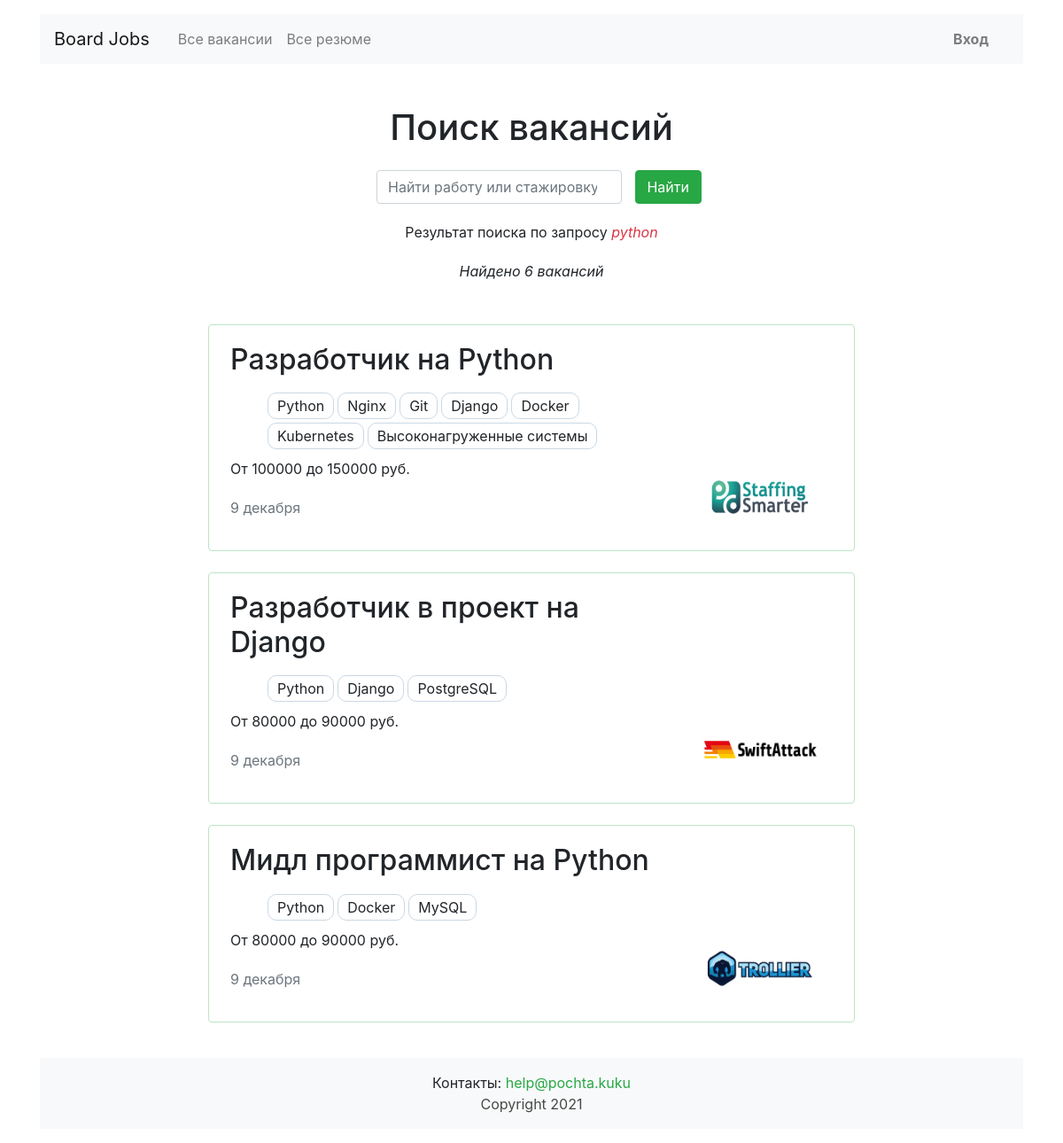
The app's page /search?s=python with its own data.
### vacancies/models.py (models this page shows, shortened)
class Vacancy(models.Model):
    title = models.CharField("название вакансии", max_length=100, db_index=True)
    skills = models.CharField("навыки", max_length=500)
    description = models.TextField("описание вакансии", max_length=10000, db_index=True)
    salary_min = models.IntegerField("зарплата от")
    salary_max = models.IntegerField("зарплата до")
    published_at = models.DateField("опубликовано", auto_now_add=True)
    company = models.ForeignKey(Company,
                                on_delete=models.CASCADE, related_name="vacancies", verbose_name="компания")
    specialty = models.ForeignKey(Specialty,
                                  on_delete=models.PROTECT, related_name="vacancies", verbose_name="специализация")
    class Meta:
        verbose_name = "вакансия"
        verbose_name_plural = "вакансии"
        ordering = ['id']

class Company(models.Model):
    class EmployeeCount(models.IntegerChoices):
        c_0000_0015 = 1, ('0-15')
        c_0015_0100 = 2, ('15-100')
        c_0100_0500 = 3, ('100-500')
        c_0500_1000 = 4, ('500-1000')
        c_1000_9999 = 5, ('> 1000')
    name = models.CharField("название", max_length=100)
    location = models.CharField("город", max_length=25)
    description = models.TextField("информация о компании", max_length=5000)
    employee_count = models.IntegerField("количество сотрудников", choices=EmployeeCount.choices)
    logo = models.ImageField("логотип", upload_to=MEDIA_COMPANY_IMAGE_DIR)
    owner = models.OneToOneField(User, on_delete=models.CASCADE, related_name="owner_user", verbose_name="owner_id")
    class Meta:
        verbose_name = "компания"
        verbose_name_plural = "компании"

### vacancies/views.py (the view)
# urls.py: path('search', SearchView.as_view(), name='search'),
class SearchView(VacanciesView):
    template_name = 'vacancies/search.html'
    def get_queryset(self):
        request_user = self.request.GET.get('s')
        return self.model.objects.select_related('company').filter(
            Q(title__icontains=request_user) | Q(description__icontains=request_user),
        )
    def get_context_data(self, **kwargs):
        context = super(SearchView, self).get_context_data(**kwargs)
        context['s'] = self.request.GET.get('s')
        context['vacancies_count'] = context['paginator'].count
        return context

### vacancies/templatetags/my_filters.py (called while the page is built)
@register.filter()
def ru_pluralize(number: Union[int, str], arg: str = 'текст, тексты, текстов'):
    nominative_singular, nominative_plural, genitive_plural = arg.split(', ')
    number = abs(int(number))
    if (number % 10) == 1 and number % 100 != 11:
        return f'{number} {nominative_singular}'
    elif 2 <= number % 10 <= 4 and number // 10 % 10 != 1:
        return f'{number} {nominative_plural}'
    else:
        return f'{number} {genitive_plural}'

@register.filter()
def list_li(tags_str):
    tags_str = str(tags_str)
    tags_str = tags_str.split(',')
    tags = '</li><li>'.join(tags_str)
    return f'<li>{tags}</li>'

### vacancies/views.py (called while the page is built)
    def get_context_data(self, **kwargs):
        context = super(VacanciesView, self).get_context_data(**kwargs)
        context['vacancies_count'] = Vacancy.objects.count()
        return context

### vacancies/templates/vacancies/search.html (shortened to what this page needs)
{% extends 'vacancies/base.html' %}
{% load bootstrap_pagination %}
{% load my_filters %}
{% block container %}
    <main class="container mt-3">
        <section>
            <h1 class="h1 text-center mt-5 mb-4">Поиск вакансий</h1>
            <div class="row">
                <div class="col-md-7 col-lg-5 col-xl-4 col-sm-8 mx-auto">
                    <form class="form-inline mb-3" enctype="multipart/form-data" action="{% url 'search' %}">
                        <div class="form-group col-8 col-md-10 pl-0">
                            <input class="form-control w-100" type="search" placeholder="Найти работу или стажировку"
                                   aria-label="Найти работу или стажировку" name="s">
                        </div>
                        <div class="form-group col-4 col-md-2 pl-0">
                            <button class="btn btn-success w-100" type="submit">Найти</button>
                        </div>
                    </form>
                </div>
            </div>
            {% if s %}
                <p class="text-center pt-1">Результат поиска по запросу <span class="text-danger"><em>{{ s }}</em></span>
                </p>
                <p class="text-center pt-1">
                    <em>Найдено {{ vacancies_count|ru_pluralize:'вакансия, вакансии, вакансий' }}</em></p>
                {% else %}
                <p class="text-center pt-1">Вы ничего не ввели. Показываю все вакансии</p>
            {% endif %}
            <div class="row mt-5">
                <div class="col-12 col-lg-8 offset-lg-2 m-auto">
                    {% for vacancy in vacancies %}
                        <div class="card mb-4">
                            <div class="card-body px-4">
                                <div class="row">
                                    <div class="col-12 col-md-8 col-lg-9">
                                        <h2 class="h2-name h2 pb-2"><a
                                                href="{% url 'vacancy' vacancy.id %}">{{ vacancy.title }}</a></h2>
                                        <ul class="mb-2 ul_skills">{{ vacancy.skills|list_li|safe|escape }}</ul>
                                        <p>От {{ vacancy.salary_min }} до {{ vacancy.salary_max }} руб.</p>
                                        <p class="text-muted pt-1">9 декабря</p>
                                    </div>
                                    <div class="col-12 col-md-4 col-lg-3 d-flex align-items-end">
                                        <a href="{% url 'company' vacancy.company_id %}"><img
                                                src="{{ vacancy.company.logo.url }}" width="130" height="80" alt=""></a>
                                    </div>
                                </div>
                            </div>
                        </div>
                    {% endfor %}
                </div>
            </div>
        </section>
    </main>
{% endblock %}

### vacancies/static/css/style_vacancy.css (style rules this page uses)
.h2-name a { color: #212529; }
.ul_skills { display: inline-flex; list-style-type: none; flex-wrap: wrap; }
.ul_skills li { border: 1px solid #cbd8e4; padding: 2px 10px; margin: 2px; border-radius: 10px; }
.btn { min-width: 75px; }
.card { border: 1px solid rgb(189 228 198); }
a { color: #454a46; }

### records on screen
Vacancy: title "Разработчик на Python", skills|list_li "Python Nginx Git Django Docker Kubernetes Высоконагруженные системы", salary_min "100000", salary_max "150000", company.logo (picture)
Vacancy: title "Разработчик в проект на Django", skills|list_li "Python Django PostgreSQL", salary_min "80000", salary_max "90000", company.logo (picture)
Vacancy: title "Мидл программист на Python", skills|list_li "Python Docker MySQL", salary_min "80000", salary_max "90000", company.logo (picture)

### other values on screen
{{ s }} "python"
{{ vacancies_count|ru_pluralize:'вакансия, вакансии, вакансий' }} "6 вакансий"
